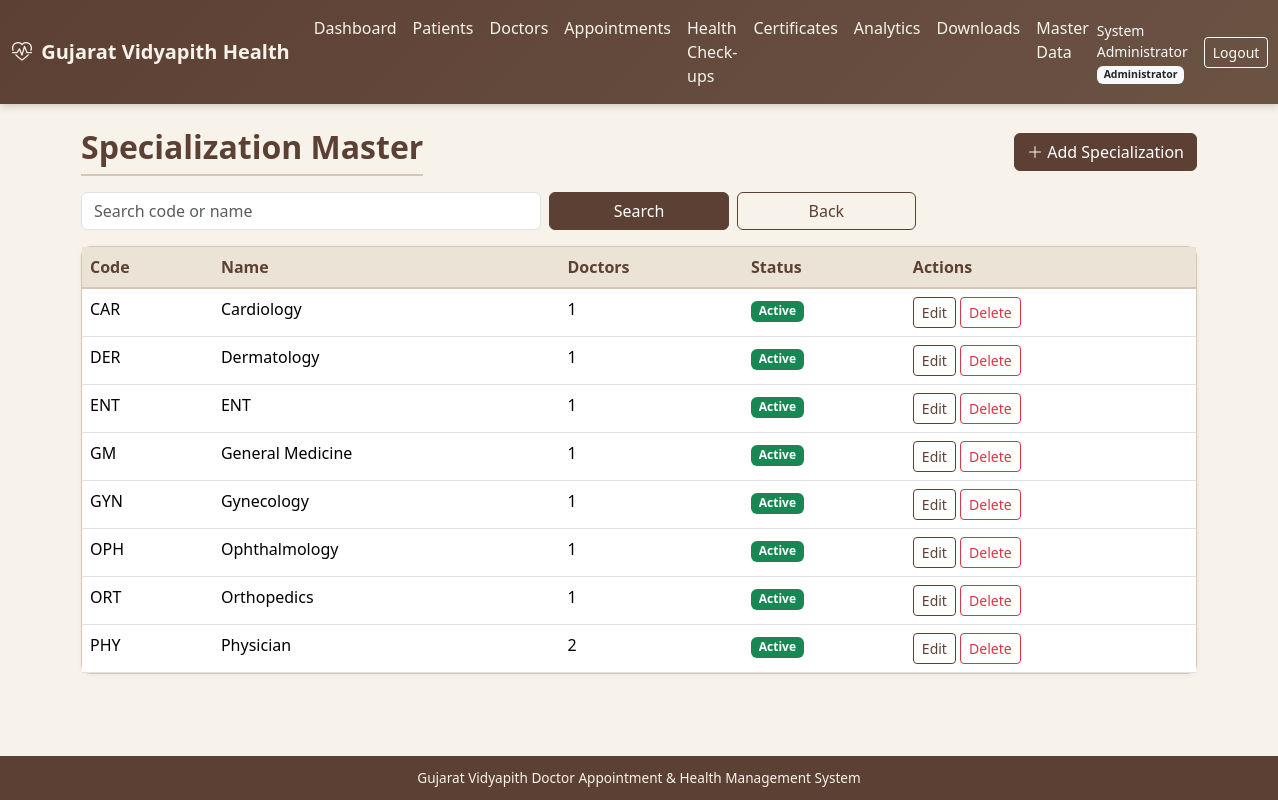
/masters/specializations/ (signed in), run on the app's committed database.
### accounts/models.py (models this page shows, shortened)
class User(AbstractUser):
    role = models.ForeignKey(
        Role, on_delete=models.SET_NULL, null=True, blank=True, related_name='users'
    )
    mobile = models.CharField(max_length=15, blank=True)
    gender = models.CharField(
        max_length=10,
        choices=[('Male', 'Male'), ('Female', 'Female'), ('Other', 'Other')],
        blank=True,
    )
    profile_photo = models.ImageField(upload_to='profiles/', blank=True, null=True)
    is_active_user = models.BooleanField(default=True)
    created_at = models.DateTimeField(auto_now_add=True)
    updated_at = models.DateTimeField(auto_now=True)
    class Meta:
        ordering = ['username']
    @property
    def role_code(self):
        return self.role.code if self.role else None

class Role(models.Model):
    ADMIN = 'admin'
    DOCTOR = 'doctor'
    STUDENT = 'student'
    STAFF = 'staff'
    STAFF_FAMILY = 'staff_family'
    HOD = 'hod'
    SUPER_ADMIN = 'super_admin'
    ROLE_CHOICES = [
        (ADMIN, 'Administrator'),
        (DOCTOR, 'Doctor'),
        (STUDENT, 'Student'),
        (STAFF, 'Staff'),
        (STAFF_FAMILY, 'Staff Family Member'),
        (HOD, 'HOD'),
        (SUPER_ADMIN, 'Super Administrator'),
    ]
    code = models.CharField(max_length=20, choices=ROLE_CHOICES, unique=True)
    name = models.CharField(max_length=50)
    description = models.TextField(blank=True)
    is_active = models.BooleanField(default=True)
    created_at = models.DateTimeField(auto_now_add=True)
    class Meta:
        ordering = ['name']

### masters/models.py (models this page shows, shortened)
class Specialization(models.Model):
    name = models.CharField(max_length=100, unique=True)
    code = models.CharField(max_length=20, unique=True, blank=True)
    description = models.TextField(blank=True)
    status = models.CharField(
        max_length=20,
        choices=[('Active', 'Active'), ('Inactive', 'Inactive')],
        default='Active',
    )
    class Meta:
        ordering = ['name']

### masters/views.py (the view)
# urls.py: path('specializations/', views.specialization_list, name='specialization_list'),
@admin_required
def specialization_list(request):
    q = request.GET.get('q', '').strip()
    qs = Specialization.objects.annotate(doc_count=Count('doctors')).order_by('name')
    if q:
        qs = qs.filter(Q(name__icontains=q) | Q(code__icontains=q))
    return render(request, 'masters/specialization_list.html', {
        'page_obj': _paginate(request, qs), 'q': q,
    })

### accounts/permissions.py (called while the page is built, shortened)
def role_required(*role_codes):
    def decorator(view_func):
        @login_required
        @wraps(view_func)
        def _wrapped(request, *args, **kwargs):
            user = request.user
            if user.is_superuser:
                return view_func(request, *args, **kwargs)
        return _wrapped
    return decorator

### masters/views.py (called while the page is built)
def _paginate(request, qs, per_page=10):
    return Paginator(qs, per_page).get_page(request.GET.get('page'))

### templates/masters/specialization_list.html (shortened to what this page needs)
{% extends "base.html" %}
{% block content %}
<div class="container">
  <div class="d-flex justify-content-between align-items-center mb-3">
    <h2 class="page-title mb-0">Specialization Master</h2>
    <a href="{% url 'masters:specialization_create' %}" class="btn btn-gv"><i class="bi bi-plus-lg"></i> Add Specialization</a>
  </div>
  <form class="row g-2 mb-3" method="get">
    <div class="col-md-5"><input type="text" name="q" value="{{ q }}" class="form-control" placeholder="Search code or name"></div>
    <div class="col-md-2"><button class="btn btn-gv w-100">Search</button></div>
    <div class="col-md-2"><a href="{% url 'masters:index' %}" class="btn btn-outline-gv w-100">Back</a></div>
  </form>
  <div class="card card-gv"><div class="table-responsive">
    <table class="table table-gv table-hover mb-0">
      <thead><tr><th>Code</th><th>Name</th><th>Doctors</th><th>Status</th><th>Actions</th></tr></thead>
      <tbody>
      {% for s in page_obj %}
      <tr>
        <td>{{ s.code }}</td><td>{{ s.name }}</td><td>{{ s.doc_count }}</td>
        <td><span class="badge {% if s.status == 'Active' %}bg-success{% else %}bg-secondary{% endif %}">{{ s.status }}</span></td>
        <td class="text-nowrap">
          <a href="{% url 'masters:specialization_edit' s.pk %}" class="btn btn-sm btn-outline-gv">Edit</a>
          <form method="post" action="{% url 'masters:specialization_delete' s.pk %}" class="d-inline" onsubmit="return confirm('Delete or deactivate this specialization?');">{% csrf_token %}
            <button class="btn btn-sm btn-outline-danger">Delete</button>
          </form>
        </td>
      </tr>
      {% empty %}<tr><td colspan="5" class="text-center text-muted">No specializations</td></tr>{% endfor %}
      </tbody>
    </table>
  </div></div>
</div>
{% endblock %}

### templates/base.html (shortened to what this page needs)
{% load static %}
<!DOCTYPE html>
<html lang="en">
<head>
  <link href="https://cdn.jsdelivr.net/npm/bootstrap@5.3.3/dist/css/bootstrap.min.css" rel="stylesheet">
  <link href="https://cdn.jsdelivr.net/npm/bootstrap-icons@1.11.3/font/bootstrap-icons.min.css" rel="stylesheet">
  <link href="{% static 'css/gv-theme.css' %}" rel="stylesheet">
</head>
<body class="d-flex flex-column">
{% if user.is_authenticated %}
<nav class="navbar navbar-expand-lg navbar-gv">
  <div class="container-fluid">
    <a class="navbar-brand fw-semibold" href="{% url 'accounts:dashboard' %}">
      <i class="bi bi-heart-pulse me-1"></i> Gujarat Vidyapith Health
    </a>
    <div class="collapse navbar-collapse" id="navMain">
      <ul class="navbar-nav me-auto">
        <li class="nav-item"><a class="nav-link" href="{% url 'accounts:dashboard' %}">Dashboard</a></li>
        {% if user.is_superuser or user.role_code == 'admin' or user.role_code == 'super_admin' or user.role_code == 'doctor' %}
        <li class="nav-item"><a class="nav-link" href="{% url 'patients:index' %}">Patients</a></li>
        {% endif %}
        <li class="nav-item"><a class="nav-link" href="{% url 'doctors:index' %}">Doctors</a></li>
        <li class="nav-item"><a class="nav-link" href="{% url 'appointments:index' %}">Appointments</a></li>
        <li class="nav-item"><a class="nav-link" href="{% url 'health_records:index' %}">Health Check-ups</a></li>
        <li class="nav-item"><a class="nav-link" href="{% url 'certificates:index' %}">Certificates</a></li>
        <li class="nav-item"><a class="nav-link" href="{% url 'analytics:index' %}">Analytics</a></li>
        <li class="nav-item"><a class="nav-link" href="{% url 'analytics:downloads' %}">Downloads</a></li>
        {% if user.is_superuser or user.role_code == 'admin' or user.role_code == 'super_admin' %}
        <li class="nav-item"><a class="nav-link" href="{% url 'masters:index' %}">Master Data</a></li>
        {% endif %}
      </ul>
      <span class="navbar-text text-light me-3 small">
        {{ user.get_full_name|default:user.username }}
        {% if user.role %}<span class="badge bg-light text-dark">{{ user.role.name }}</span>{% endif %}
      </span>
      <a class="btn btn-sm btn-outline-light" href="{% url 'accounts:logout' %}">Logout</a>
    </div>
  </div>
</nav>
{% endif %}
<main class="container-fluid py-4 flex-grow-1">
  {% block content %}{% endblock %}
</main>
<footer class="footer-gv text-center">
  <div class="container">
    Gujarat Vidyapith Doctor Appointment &amp; Health Management System
  </div>
</footer>
</body>
</html>

### static/css/gv-theme.css (style rules this page uses)
:root { --gv-cream: #f7f3eb; --gv-cream-dark: #ebe4d6; --gv-brown: #5c4033; --gv-brown-light: #8b6914; --gv-earth: #6b5344; --gv-muted: #a0896e; --gv-accent: #3d5a40; --gv-text: #2c2416; --gv-border: #d4c8b0; --gv-card: #fffdf8; --gv-success: #4a7c59; --gv-warning: #c4a35a; --gv-danger: #a65d57; }
body { background-color: var(--gv-cream); color: var(--gv-text); font-family: 'Segoe UI', system-ui, -apple-system, sans-serif; min-height: 100vh; }
.navbar-gv { background: linear-gradient(135deg, var(--gv-brown) 0%, var(--gv-earth) 100%); box-shadow: 0 2px 8px rgba(92, 64, 51, 0.25); }
.navbar-gv .navbar-brand, .navbar-gv .nav-link { color: var(--gv-cream) !important; }
.card-gv { background: var(--gv-card); border: 1px solid var(--gv-border); border-radius: 10px; box-shadow: 0 1px 4px rgba(92, 64, 51, 0.08); }
.btn-gv { background: var(--gv-brown); border-color: var(--gv-brown); color: #fff; }
.btn-outline-gv { border-color: var(--gv-brown); color: var(--gv-brown); }
.table-gv thead th { background: var(--gv-cream-dark); color: var(--gv-brown); border-bottom: 2px solid var(--gv-border); font-weight: 600; }
.page-title { color: var(--gv-brown); font-weight: 600; border-bottom: 2px solid var(--gv-border); padding-bottom: 0.5rem; margin-bottom: 1.25rem; }
.footer-gv { background: var(--gv-brown); color: var(--gv-cream); font-size: 0.85rem; padding: 0.75rem 0; margin-top: auto; }

### data on the page
User: get_full_name "System Administrator", role.name "Administrator"
Specialization: code "CAR", name "Cardiology", doc_count "1", status "Active"
Specialization: code "DER", name "Dermatology", doc_count "1", status "Active"
Specialization: code "ENT", name "ENT", doc_count "1", status "Active"
Specialization: code "GM", name "General Medicine", doc_count "1", status "Active"
Specialization: code "GYN", name "Gynecology", doc_count "1", status "Active"
Specialization: code "OPH", name "Ophthalmology", doc_count "1", status "Active"
Specialization: code "ORT", name "Orthopedics", doc_count "1", status "Active"
Specialization: code "PHY", name "Physician", doc_count "2", status "Active"
